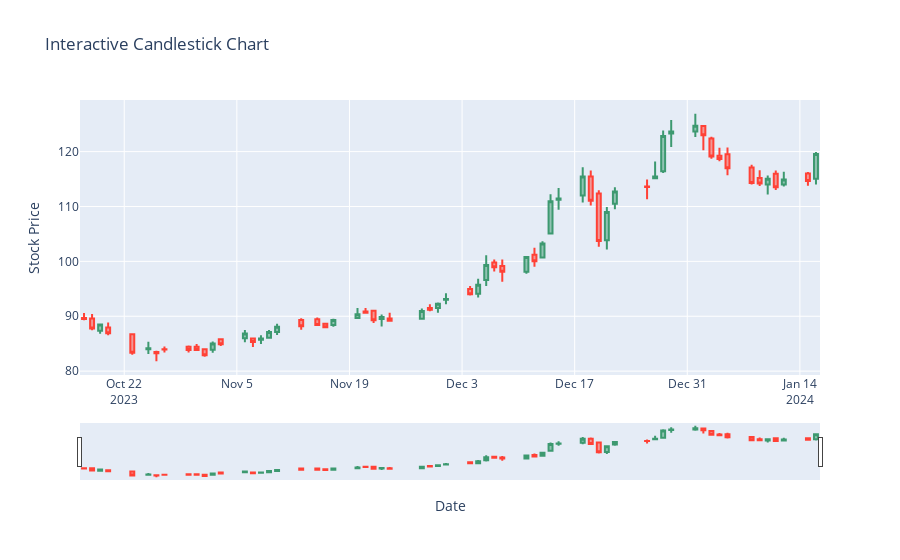

Write notebook code for a chart like this one.
### Code cell
import plotly.graph_objects as go
from plotly.subplots import make_subplots
# Create a subplot with candlestick chart
fig = make_subplots(rows=1, cols=1, shared_xaxes=True)

# Add candlestick trace to the subplot
candlestick_trace = go.Candlestick(x=df['Date'],
                                   open=df['Open'],
                                   high=df['High'],
                                   low=df['Low'],
                                   close=df['Close'],
                                   name='Candlesticks')

# Add the trace to the subplot
fig.add_trace(candlestick_trace)

# Update layout to add x-axis and y-axis titles
fig.update_layout(xaxis_title='Date',
                  yaxis_title='Stock Price',
                  title='Interactive Candlestick Chart')

# Show the interactive graph
fig.show()
